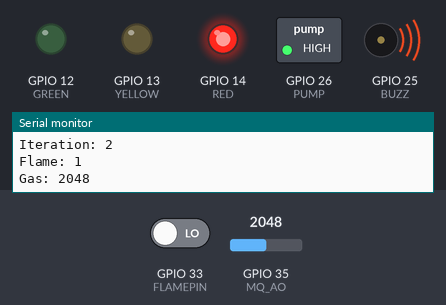
Recording of a sketch running on a simulated ESP32. On the bench: switched loads named in the sketch (green lamp = pin HIGH), output pins drawn as LEDs (lit = HIGH), buzzer (waves = sounding, pin HIGH), the last lines printed to the serial monitor. The test bench sets the inputs (shaded band); at power-on: GPIO 33 (FLAMEPIN) LOW, GPIO 35 (MQ_AO) = 2048. WiFi joins after 1.5 s; servers stay silent unless stated; random numbers use the default seed unless the sketch sets one; no MQTT or app messages arrive unless stated.

Above: at 2.7 s.
2.8 s: GPIO 33 (FLAMEPIN) driven HIGH
At 4.1 s:
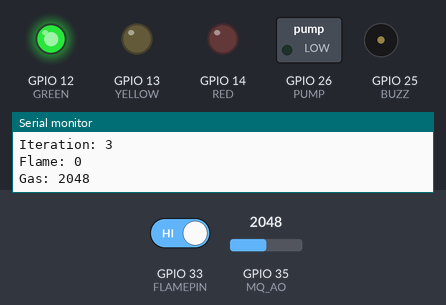
5.0 s: GPIO 35 (MQ_AO) set to 2326
6.7 s: GPIO 35 (MQ_AO) set to 2438
At 8.5 s:
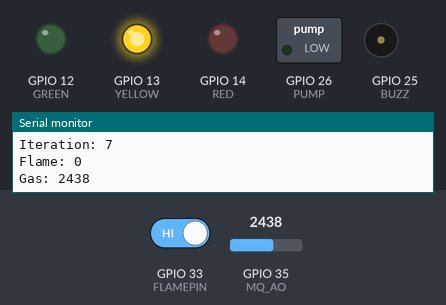
9.0 s: GPIO 35 (MQ_AO) set to 2360
At 10.1 s:
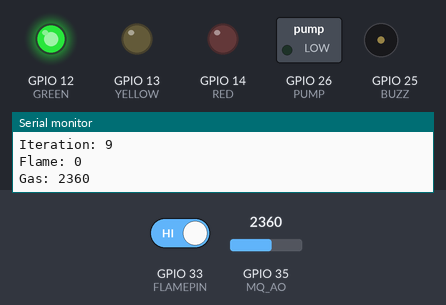
11.0 s: GPIO 35 (MQ_AO) set to 2440
At 12.9 s:
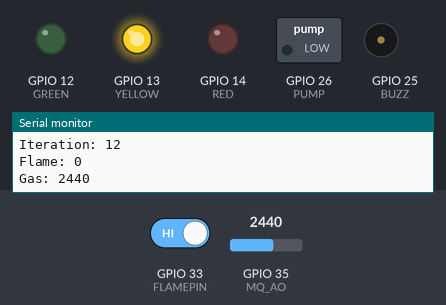
Timing chart, 0 to 14.0 s (numbered marks = the images above; inputs shaded):
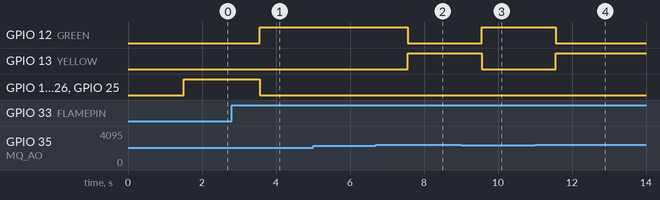

The sketch:

fire_extinguisher.ino
```cpp
#include "DHT.h"
#include <WiFi.h>
#include "PubSubClient.h"

int count=1;
// Output pins
#define GREEN 12
#define YELLOW 13
#define RED 14
#define BUZZ 25
#define PUMP 26

// Input: DHT
#define DHTPIN 32
#define DHTTYPE DHT11
DHT dht(DHTPIN, DHTTYPE);

// Input: Flame sensor
#define FLAMEPIN 33

// Input: MQ 6 (Gas Sensor)
#define MQ_DO 34
#define MQ_AO 35

// WIFI-MQTT constants
const char* mqttServer = "broker.emqx.io";
const char* mqttTopic = "namanrox/fire";
const int port = 1883;
char clientId[50];
const char* WifiSSID = "hiddentesla59";
const char* WifiPassword = "tesla123";
String accumulatedMessage = "";
int mqttConnectionAttempts = 0;

WiFiClient espClient;
PubSubClient client(espClient);

void setup() {
  Serial.begin(115200);

  pinMode(GREEN, OUTPUT);
  pinMode(YELLOW, OUTPUT);
  pinMode(RED, OUTPUT);
  pinMode(BUZZ, OUTPUT);
  pinMode(PUMP, OUTPUT);
  pinMode(DHTPIN, INPUT);
  pinMode(FLAMEPIN, INPUT);

  WifiConnect();
  client.setServer(mqttServer, port);
  dht.begin();
}

void loop() {
  // float temperature = dht.readTemperature();
  // float humidity = dht.readHumidity();
  int flame = digitalRead(FLAMEPIN);
  int gas = analogRead(MQ_AO);

  printAndPublish("Iteration: " + String(count++));
  // printAndPublish("Humidity: " + String(humidity));
  // printAndPublish("Temperature: " + String(temperature));
  printAndPublish("Flame: " + String(flame==0));
  printAndPublish("Gas: " + String(gas));

  bool ok = flame == 1 && gas < 2400;
  bool warn = flame == 1 && gas < 2600 && gas > 2400;
  bool crit = flame == 0 || gas > 2600;

  if (ok)
    Ok();
  else if (warn)
    Warn();
  else if (crit)
    Crit();
  else
    Ok();

  if (!client.connected() && mqttConnectionAttempts < 50) {
    mqttReconnect();
  }

  client.loop();
  flush();
  delay(1000);
}

void Ok() {
  digitalWrite(RED, LOW);
  digitalWrite(YELLOW, LOW);
  digitalWrite(GREEN, HIGH);
  digitalWrite(BUZZ, LOW);
  digitalWrite(PUMP, LOW);
}

void Warn() {
  digitalWrite(RED, LOW);
  digitalWrite(YELLOW, HIGH);
  digitalWrite(GREEN, LOW);
  digitalWrite(BUZZ, LOW);
  digitalWrite(PUMP, LOW);
}

void Crit() {
  digitalWrite(RED, HIGH);
  digitalWrite(YELLOW, LOW);
  digitalWrite(GREEN, LOW);
  digitalWrite(BUZZ, HIGH);
  digitalWrite(PUMP, HIGH);
}

void mqttReconnect() {
  while (!client.connected() && mqttConnectionAttempts < 50) {
    Serial.print("Attempting MQTT (re)connection...");
    long r = random(1000);
    sprintf(clientId, "clientId-%ld", r);
    if (client.connect(clientId)) {
      Serial.print(clientId);
      Serial.println(" connected");
      client.subscribe(mqttTopic);
      mqttConnectionAttempts = 0;
    } else {
      Serial.print("failed, rc=");
      Serial.print(client.state());
      Serial.println(mqttTopic);
      delay(5000);
      mqttConnectionAttempts++;
    }
  }
  if (!client.connected()) {
    Serial.println("Failed to reconnect after 50 attempts.");
  }
}

void callback(char* topic, byte* message, unsigned int length) {
  String stMessage;

  for (int i = 0; i < length; i++) {
    stMessage += (char)message[i];
  }
}

void WifiConnect() {
  Serial.print("Connecting to WiFi");
  WiFi.begin(WifiSSID, WifiPassword, 6);
  int attempts = 0;
  while (WiFi.status() != WL_CONNECTED && attempts < 500) {
    delay(100);
    Serial.print(".");
    attempts++;
  }

  if (WiFi.status() == WL_CONNECTED) {
    Serial.println(" Connected!");
  } else {
    Serial.println(" Failed to connect after 50 attempts.");
  }
}

void printAndPublish(const String& message) {
    accumulatedMessage += message + "\n";
}

void flush() {
    Serial.println(accumulatedMessage);
    if (client.connected()) {
        client.publish(mqttTopic, accumulatedMessage.c_str());
    }
    accumulatedMessage = "";
}
```

Measured:
- the behaviour switches between 2400 and 2401 on GPIO 35 (MQ_AO) (found by bisection; images 1 and 2)
- after the input at 2.8 s, GPIO 12 (GREEN): LOW → HIGH after 0.76 s; GPIO 14 (RED), GPIO 26 (PUMP), GPIO 25 (BUZZ): HIGH → LOW after 0.76 s
- after the input at 6.7 s, GPIO 12 (GREEN): HIGH → LOW after 0.86 s; GPIO 13 (YELLOW): LOW → HIGH after 0.86 s
- after the input at 9.0 s, GPIO 12 (GREEN): LOW → HIGH after 0.56 s; GPIO 13 (YELLOW): HIGH → LOW after 0.56 s
- after the input at 11.0 s, GPIO 12 (GREEN): HIGH → LOW after 0.57 s; GPIO 13 (YELLOW): LOW → HIGH after 0.57 s
